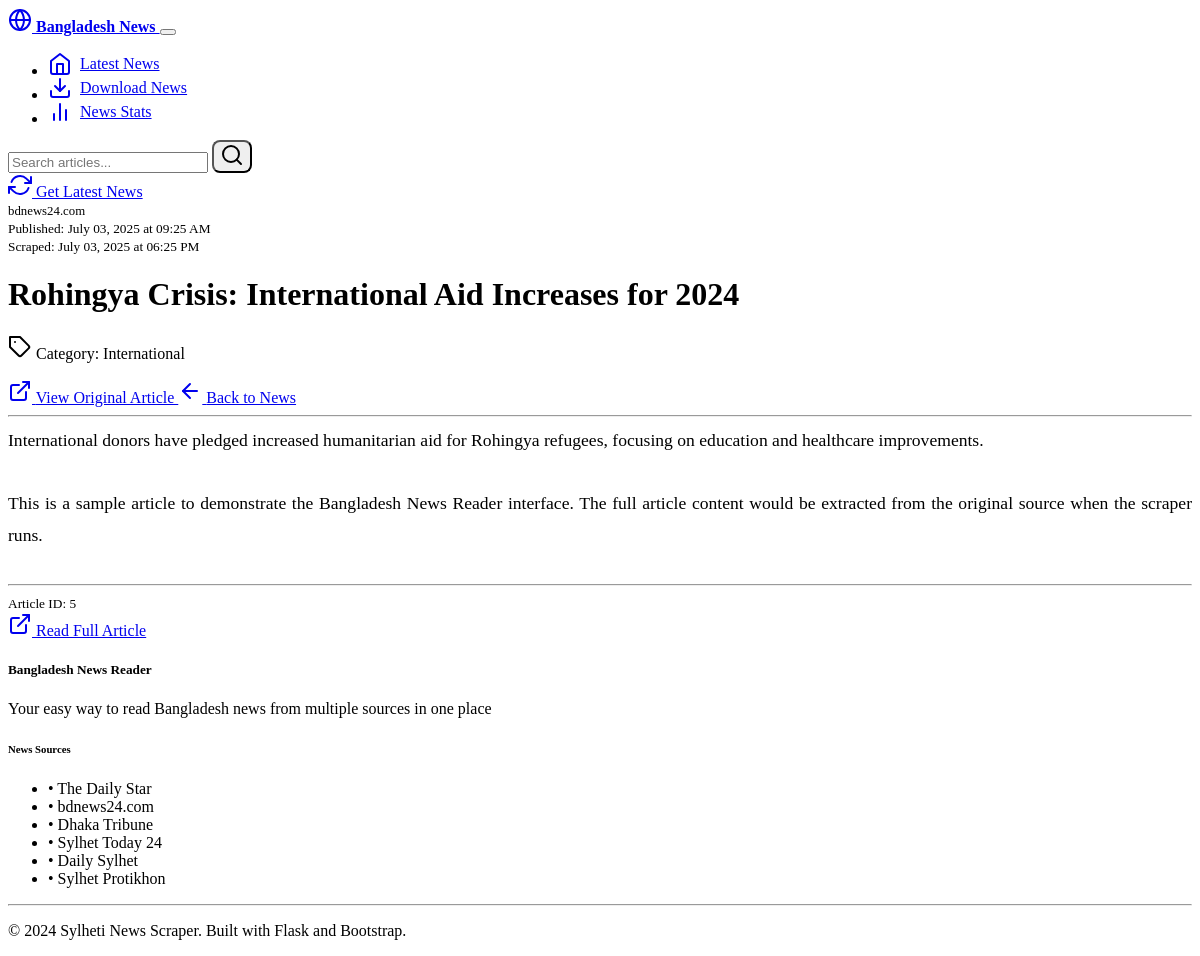
Page /article/5 on the committed database.
### models.py (models this page shows, shortened)
class Article(db.Model):
    id = db.Column(Integer, primary_key=True)
    title = db.Column(String(500), nullable=False)
    content = db.Column(Text, nullable=True)
    summary = db.Column(Text, nullable=True)
    url = db.Column(String(1000), nullable=False, unique=True)
    source = db.Column(String(100), nullable=False)
    published_date = db.Column(DateTime, nullable=True)
    scraped_date = db.Column(DateTime, default=datetime.utcnow)
    author = db.Column(String(200), nullable=True)
    category = db.Column(String(100), nullable=True)
    image_url = db.Column(String(1000), nullable=True)
    is_active = db.Column(Boolean, default=True)

### routes.py (the view)
@app.route('/article/<int:article_id>')
def article_detail(article_id):
    article = Article.query.get_or_404(article_id)
    return render_template('article.html', article=article)

### templates/article.html (shortened to what this page needs)
{% extends "base.html" %}
{% block content %}
<div class="row">
    <div class="col-lg-8 mx-auto">
        <div class="card">
            <div class="card-body">
                <div class="mb-4">
                    <div class="d-flex justify-content-between align-items-center mb-3">
                        <span class="badge bg-primary">{{ article.source }}</span>
                        <div class="text-muted">
                            <small>
                                {% if article.published_date %}
                                    Published: {{ article.published_date.strftime('%B %d, %Y at %I:%M %p') }}
                                {% endif %}
                                {% if article.scraped_date %}
                                    <br>Scraped: {{ article.scraped_date.strftime('%B %d, %Y at %I:%M %p') }}
                                {% endif %}
                            </small>
                        </div>
                    </div>
                    <h1 class="mb-3">{{ article.title }}</h1>
                    {% if article.category %}
                        <p class="text-muted mb-3">
                            <i data-feather="tag"></i>
                            Category: {{ article.category }}
                        </p>
                    {% endif %}
                    <div class="mb-3">
                        <a href="{{ article.url }}" target="_blank" class="btn btn-outline-primary">
                            <i data-feather="external-link"></i>
                            View Original Article
                        </a>
                        <a href="{{ url_for('index') }}" class="btn btn-outline-secondary">
                            <i data-feather="arrow-left"></i>
                            Back to News
                        </a>
                    </div>
                </div>
                <hr>
                <div class="article-content">
                    {% if article.content %}
                        <div class="content-text">
                            {{ article.content | replace('\n', '<br>') | safe }}
                        </div>
                    {% else %}
                        <div class="text-center text-muted py-4">
                            <i data-feather="file-text" class="mb-2" style="width: 48px; height: 48px;"></i>
                            <p>Article content not available. Please visit the original article.</p>
                        </div>
                    {% endif %}
                </div>
                <hr>
                <div class="d-flex justify-content-between align-items-center">
                    <div>
                        <small class="text-muted">
                            Article ID: {{ article.id }}
                        </small>
                    </div>
                    <div>
                        <a href="{{ article.url }}" target="_blank" class="btn btn-sm btn-primary">
                            <i data-feather="external-link"></i>
                            Read Full Article
                        </a>
                    </div>
                </div>
            </div>
        </div>
    </div>
</div>
{% endblock %}

### static/css/custom.css (style rules this page uses)
.article-content { line-height: 1.8; font-size: 1.1rem; }
.content-text { text-align: justify; margin-bottom: 2rem; }
.card { transition: transform 0.2s ease-in-out, box-shadow 0.2s ease-in-out; }
.badge { font-size: 0.8rem; }
.btn { border-radius: 0.5rem; }
html { scroll-behavior: smooth; }

### rows in the picture
Article: source "bdnews24.com", published_date "July 03, 2025 at 09:25 AM", scraped_date "July 03, 2025 at 06:25 PM", title "Rohingya Crisis: International Aid Increases for 2024", category "International", content "International donors have pledged increased humanitarian aid for Rohingya refugees, focusing on education and healthcare improvements. This is a sample article to demonstrate the Bangladesh News Reader interface. The full article content would be extracted from the original source when the scraper runs.", id "5"
